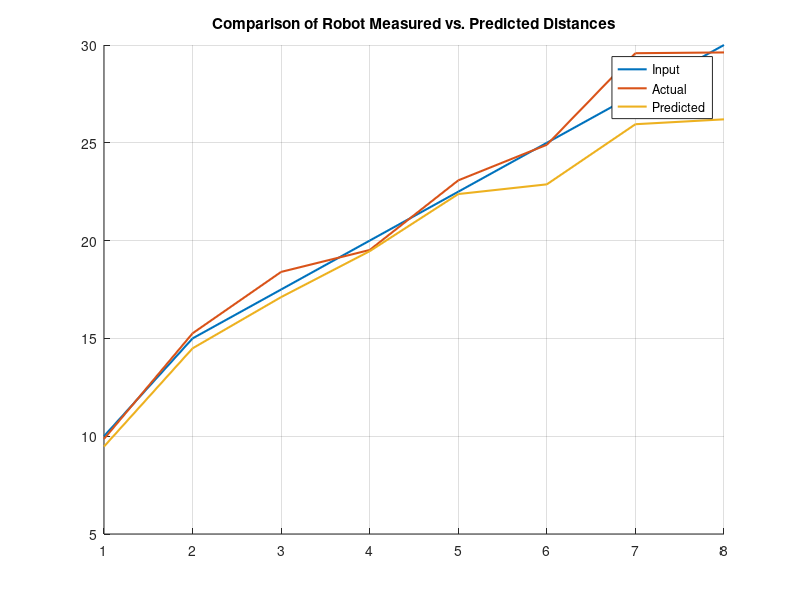

Source code (MATLAB):
%----------------------------------------------------------
% Example data setup
%----------------------------------------------------------
% Suppose you have 5 different input distances, each tested 5 times.
inputDistances = [10; 15; 17.5; 20; 22.5; 25; 27.5; 30]; % Column vector (5x1)

% "actualDistances" is a 5x5 matrix where each row corresponds
% to an input distance, and each column is one of the 5 trials.
actualDistances = [ 9.7, 9.9, 9.9, 10, 9.8;   % Trials for distance=10
                    16.1, 15.2, 15.0, 14.5, 15.5;   % Trials for distance=15
                    18.5, 18, 18.6, 18.3, 18.6; % Trials for distance=17.5
                    19.9, 20, 19.5, 19.2, 19; % Trials for distance=20
                    22.7, 24.2, 23.5, 22.5, 22.5; % Trials for distance=22.5
                    23.5, 21.2, 25.5, 27, 27.3; % Trials for distance=25
                    29.5, 29.5, 27.5, 30.9, 30.5; % Trials for distance=27.5
                    30, 29.4, 29.7, 31, 28]; % Trials for distance=30

% "predictedDistances" is also 5x5 in the same layout.
predictedDistances = [ 9.4, 8.86, 9.7, 9.7, 9.7;
                       14.95, 14.23, 14.68, 14, 14.6;
                       17.06, 16.5, 17.4, 17.2, 17.4;
                       19.2, 19.6, 19.6, 19.5, 19.4;
                       21.8, 22.4, 22.3, 23, 22.4;
                       21.98, 21.1, 23.2, 24.1, 24;
                       26.15, 26.9, 24.3, 26.2, 26.2;
                       26.4, 26.5, 27, 27.1, 24];
                   
%----------------------------------------------------------
% Compute means and standard deviations
%----------------------------------------------------------
meanActual     = mean(actualDistances, 2);   % average across the 5 trials
stdActual      = std(actualDistances, 0, 2); % standard deviation
meanPredicted  = mean(predictedDistances, 2);
stdPredicted   = std(predictedDistances, 0, 2);

%----------------------------------------------------------
% Plotting with error bars
%----------------------------------------------------------
figure;
hold on;

% % Plot input distance
plot(inputDistances, 'LineWidth', 1.5, 'DisplayName', 'Input')
% errorbar(inputDistances, inputDistances, 0, 'LineWidth', 1.5, 'DisplayName', 'Input');

% Plot the actual distances (with error bars)
% errorbar(inputDistances, meanActual, stdActual, 'LineWidth', 1.5, 'DisplayName', 'Actual');
plot(meanActual, 'LineWidth', 1.5, 'DisplayName', 'Actual')

% Plot the predicted distances (with error bars)
% errorbar(inputDistances, meanPredicted, stdPredicted, 'LineWidth', 1.5, 'DisplayName', 'Predicted');
plot(meanPredicted, 'LineWidth', 1.5, 'DisplayName', 'Predicted')

hold off;
grid on;

% xlabel('Input Distance');
% ylabel('Measured/Predicted Distance');
title('Comparison of Robot Measured vs. Predicted Distances');
% legend('Actual','Predicted','Location','Best');
legend show; grid on;

